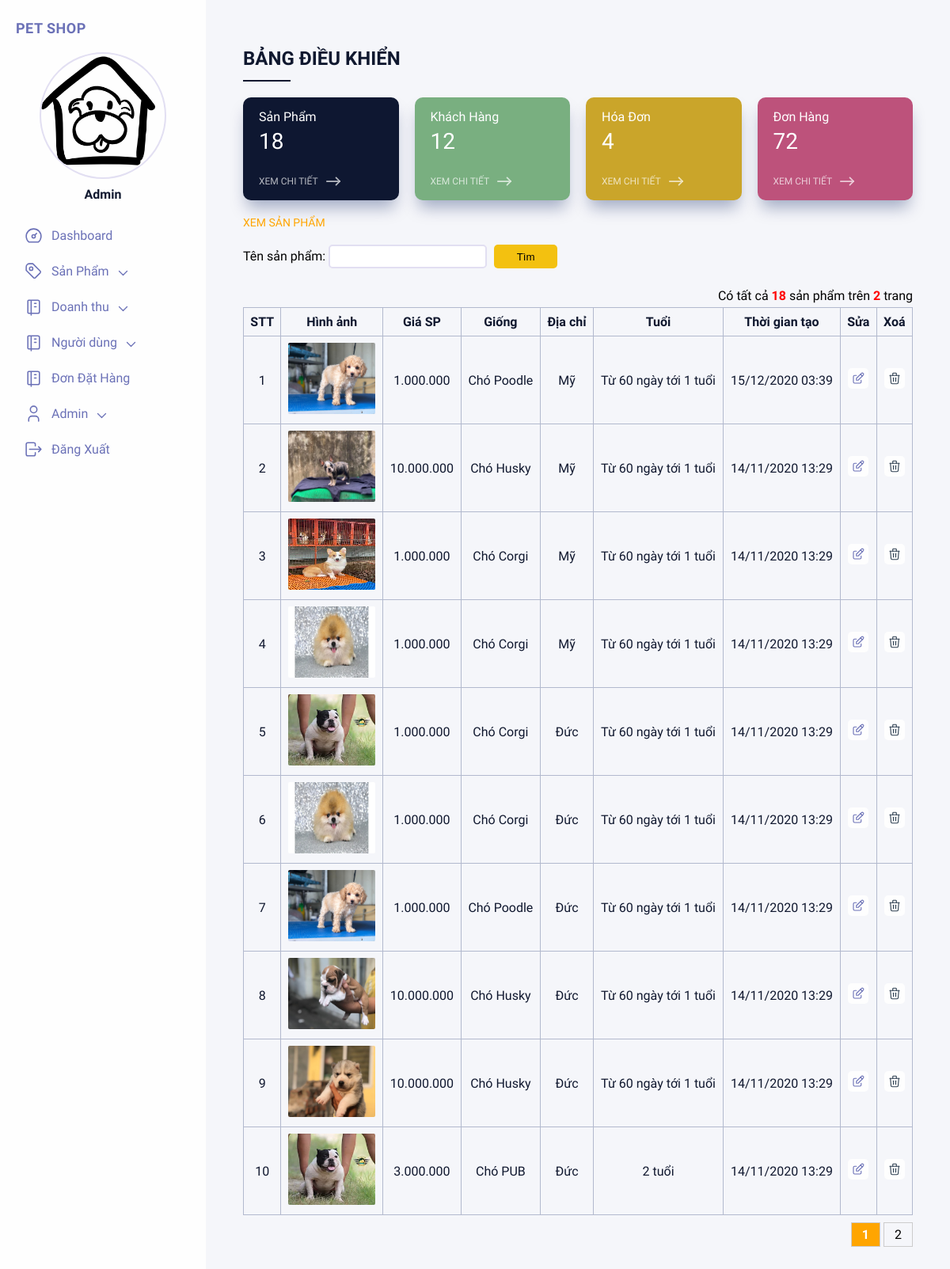
The page /admin/index.php (signed in) on the database its author committed.
### tables this page shows
CREATE TABLE `post` (
  `id` int(11) NOT NULL AUTO_INCREMENT,
  `title` varchar(255) NOT NULL,
  `price` int(255) NOT NULL,
  `kind` varchar(200) NOT NULL,
  `age` varchar(255) NOT NULL,
  `address` varchar(255) NOT NULL,
  `image` varchar(255) NOT NULL,
  `type` int(1) NOT NULL,
  `created_time` varchar(255) NOT NULL,
  `last_updated` varchar(255) NOT NULL,
  PRIMARY KEY (`id`)
);

### admin/index.php (the view, shortened to what this page needs)
<!DOCTYPE html>
<html lang="en">
<head>
    <link rel="stylesheet" href="css/main.css">
</head>
<body>
<?php
include '../config.php';
$config_name = "product";
$config_title = "sản phẩm";
if (!empty($_SESSION['current_admin'])) {
    $item_per_page = (!empty($_GET['per_page'])) ? $_GET['per_page'] : 10;
    $current_page = (!empty($_GET['page'])) ? $_GET['page'] : 1;
    $offset = ($current_page - 1) * $item_per_page;
    if(!empty($kind)){
        $totalRecords = mysqli_query($conn, "select * from post where kind like '%$kind%'");
    }else{
        $totalRecords = mysqli_query($conn, "SELECT * FROM `post`");
    }
    $totalRecords = $totalRecords->num_rows;
    $totalPages = ceil($totalRecords / $item_per_page);
    if(!empty($kind)){
        $products = mysqli_query($conn, "select * from post where kind like '%$kind%' ORDER BY `id` DESC LIMIT " . $item_per_page . " OFFSET " . $offset);
    }else{
        $products = mysqli_query($conn, "SELECT * FROM `post` ORDER BY `id` DESC LIMIT " . $item_per_page . " OFFSET " . $offset);
    }
}else echo "<script>alert('Bạn chưa đăng nhập!');
                location.href='../Sign-In-Sign-Up-Form/index.html'</script>";
    ?>
    <div class="wrapper">
        <div class="container">
            <div class="dashboard">
                <div class="left">
                    <div class="left__content">
                        <div class="left__logo">PET SHOP</div>
                        <div class="left__profile">
                            <div class="left__image"><a href="../index.php"><img src="assets/pet-house-with-a-dog.png" alt=""></a></div>
                            <p class="left__name"><?= $_SESSION['current_user'] ?></p>
                        </div>
                        <ul class="left__menu">
                            <li class="left__menuItem">
                                <a href="xem-san-pham.php" class="left__title"><img src="assets/icon-dashboard.svg" alt="">Dashboard</a>
                            </li>
                            <li class="left__menuItem">
                                <div class="left__title"><img src="assets/icon-tag.svg" alt="">Sản Phẩm<img class="left__iconDown" src="assets/arrow-down.svg" alt=""></div>
                            </li>
                            <li class="left__menuItem">
                                <div class="left__title"><img src="assets/icon-book.svg" alt="">Doanh thu<img class="left__iconDown" src="assets/arrow-down.svg" alt=""></div>
                            </li>
                             <li class="left__menuItem">
                                <div class="left__title"><img src="assets/icon-book.svg" alt="">Người dùng<img class="left__iconDown" src="assets/arrow-down.svg" alt=""></div>
                            </li>
                            <li class="left__menuItem">
                                <a href="./don-hang.php" class="left__title"><img src="assets/icon-book.svg" alt="">Đơn Đặt Hàng</a>
                            </li>
                            <li class="left__menuItem">
                                <div class="left__title"><img src="assets/icon-user.svg" alt="">Admin<img class="left__iconDown" src="assets/arrow-down.svg" alt=""></div>
                            </li>
                            <li class="left__menuItem">
                                <a href="../logout.php" class="left__title"><img src="assets/icon-logout.svg" alt="">Đăng Xuất</a>
                            </li>
                        </ul>
                    </div>
                </div>
                <div class="right">
                    <div class="right__content">
                        <div class="right__title">Bảng điều khiển</div>
                        <div class="right__cards">
                            <a class="right__card" href="xem-san-pham.php">
                                <div class="right__cardTitle">Sản Phẩm</div>
                                <div class="right__cardNumber"><?= $totalRecords?></div>
                                <div class="right__cardDesc">Xem Chi Tiết <img src="assets/arrow-right.svg" alt=""></div>
                            </a>
                            <a class="right__card" href="view_customers.html">
                                <div class="right__cardTitle">Khách Hàng</div>
                                <div class="right__cardNumber">12</div>
                                <div class="right__cardDesc">Xem Chi Tiết <img src="assets/arrow-right.svg" alt=""></div>
                            </a>
                            <a class="right__card" href="view_p_category.html">
                                <div class="right__cardTitle">Hóa Đơn</div>
                                <div class="right__cardNumber">4</div>
                                <div class="right__cardDesc">Xem Chi Tiết <img src="assets/arrow-right.svg" alt=""></div>
                            </a>
                            <a class="right__card" href="./don-hang.php">
                                <div class="right__cardTitle">Đơn Hàng</div>
                                <div class="right__cardNumber">72</div>
                                <div class="right__cardDesc">Xem Chi Tiết <img src="assets/arrow-right.svg" alt=""></div>
                            </a>
                        </div>
                        <p class="right__desc">Xem sản phẩm</p>
                        <div class="right__table">
                             <div class="listing-search">
                                <form id="<?=$config_name?>-search-form" action="xem-san-pham.php?action=search" method="POST">
                                    <fieldset>
                        Tên <?=$config_title?>: <input type="text" name="kind" />
                                        <button type="submit">Tìm</button>
                                    </fieldset>
                                </form>
                            </div>
                             <div class="total-items">
                                <span>Có tất cả <strong><?=$totalRecords?></strong> <?=$config_title?> trên <strong><?=$totalPages?></strong> trang</span>
                            </div>
                            <div class="right__tableWrapper">
                                <table>
                                    <thead>
                                        <tr>
                                            <th>STT</th>
                                            <th>Hình ảnh</th>
                                            <th>Giá SP</th>
                                            <th>Giống</th>
                                             <th>Địa chỉ</th>
                                           <th>Tuổi</th>
                                            <th>Thời gian tạo</th>
                                            <th>Sửa</th>
                                            <th>Xoá</th>
                                        </tr>
                                    </thead>
                <?php
                $stt = 0;
                while ($row = mysqli_fetch_array($products)) {
                    $stt ++;
                ?>
                     <tbody>
                        <tr>
                            <td><?= $stt ?></td>
                            <td id="anhsp"><img src="../<?= $row['image'] ?>" alt="<?= $row['kind'] ?>" title="<?= $row['kind'] ?>"/></td>
                            <td><?=number_format(($row['price']),0,",",".")  ?></td>
                            <td><?= $row['kind'] ?></td>
                            <td><?= $row['address'] ?></td> <td><?= $row['age'] ?></td>
                            <td><?= date('d/m/Y H:i', $row['created_time']) ?></td>
                            <td data-label="Sửa" class="right__iconTable"><a href="./cap-nhat-san-pham.php?id=<?= $row['id'] ?>"><img src="assets/icon-edit.svg" alt=""></a></td>
                            <td data-label="Xoá" class="right__iconTable"><a href="./<?=$config_name?>_delete.php?id=<?= $row['id'] ?>"><img src="assets/icon-trash-black.svg" alt=""></a></td>
                        </tr>
                 <?php } ?>
                                </table>
                                <?php
            include './pagination.php';
            ?>
                            </div>
                        </div>
                    </div>
                </div>
            </div>
        </div>
    </div>
</body>
</html>

### admin/css/main.css (style rules this page uses)
* { margin: 0; padding: 0; list-style: none; border: 0; -webkit-tap-highlight-color: transparent; text-decoration: none; color: inherit; box-sizing: border-box; }
body { font-family: "Muli", sans-serif; background-color: #E2DFF2; }
.wrapper { display: grid; grid-template-columns: 1fr; justify-content: center; align-items: center; height: 100vh; box-sizing: border-box; }
.wrapper .container { width: 100%; max-width: 1440px; height: 100%; margin: 0 auto; transition: all 0.4s ease; overflow: hidden; }
.dashboard { display: flex; background: #f5f6fa; height: 100%; width: 100%; }
.left { background: #fefefe; width: 100%; max-width: 260px; display: flex; justify-content: flex-start; align-items: center; flex-direction: column; transition: all 0.6s 0.2s ease; z-index: 2; overflow-y: scroll; }
.left__content { width: calc(260px - 40px); padding-top: 25px; padding-bottom: 10px; }
.left__logo { display: flex; align-items: center; color: #6b71b7; font-weight: bold; font-size: 18px; letter-spacing: 0.5px; margin-bottom: 20px; transition: all 0.4s 0s ease; }
.left__profile { display: flex; flex-direction: column; justify-content: center; align-items: center; transition: all 0.4s 0s ease; }
.left__image { width: 160px; height: 160px; border-radius: 100%; overflow: hidden; margin-bottom: 10px; border: solid 2px #E2DFF2; cursor: pointer; transition: all 0.4s ease; }
.left__image img { width: 92%; }
.left__name { font-weight: bold; color: #10182F; }
.left__menu { display: flex; flex-direction: column; padding-top: 20px; user-select: none; }
.left__title { padding: 10px; font-size: 16px; border-radius: 4px; cursor: pointer; transition: all 0.2s ease; color: #6b71b7; display: flex; align-items: center; }
.left__title img { width: 25px; margin-right: 10px; }
.left__iconDown { margin-left: 5px; transition: all 0.4s ease; width: 20px; height: 20px; transform: translateY(2px); }
.right { width: 100%; height: 100%; overflow-y: scroll; }
.right__content { padding: 60px 5%; }
.right__title { color: #10182F; font-size: 24px; font-weight: bold; text-transform: uppercase; position: relative; padding-bottom: 15px; margin-bottom: 20px; }
.right__title:before { content: ''; position: absolute; width: 60px; height: 2px; background-color: #10182F; bottom: 0; }
.right__desc { margin-bottom: 20px; text-transform: uppercase; font-size: 14px; color: orange; }
.right__cards { display: grid; grid-template-columns: repeat(4, 1fr); grid-gap: 20px; margin-bottom: 20px; }
.right__card { background-color: #0E1731; border-radius: 10px; color: white; padding: 15px 20px; box-shadow: 0px 14px 20px -5px rgba(4, 26, 90, 0.340773); transition: all 0.3s ease; }
.right__card:nth-child(2) { background-color: #79af80; }
.right__card:nth-child(3) { background-color: #caa52a; }
.right__card:nth-child(4) { background-color: #bd527b; }
.right__cardTitle { font-size: 16px; margin-bottom: 5px; }
.right__cardNumber { font-size: 28px; margin-bottom: 15px; }
.right__cardDesc { text-transform: uppercase; font-size: 12px; display: flex; align-items: center; opacity: 0.7; transform: translateY(5px); }
.right__cardDesc img { width: 28px; margin-left: 5px; }
.right table { border-collapse: collapse; width: 100%; margin-bottom: 10px; }
.right table td, .right table th { border: 1px solid #b2b9ce; text-align: left; padding: 8px; color: #10182F; }
.right table th { text-align: center; }
.right table td { text-align: center; }
.right table td img { width: 60px; border-radius: 2px; }
.right__iconTable { text-align: center !important; }
.right__iconTable img { width: 26px !important; height: 26px; padding: 4px; transition: all 0.2s ease; background-color: #fefefe; border-radius: 5px !important; }
.total-items { margin-bottom: 5px; text-align: right; }
.total-items strong { color: red; }
#anhsp img { width: 110px; height: 90px; }
.listing-search { margin-bottom: 10px; }
.listing-search input { margin-bottom: 15px; height: 30px; width: 200px; border: solid 2px #E2DFF2; margin-right: 5px; border-radius: 5px; }
.listing-search button { width: 80px; min-height: 30px; background-color: #F3C110; border-style: inherit; border-radius: 5px; }
* { box-sizing: border-box; }

### rows shown on the page
post: image (picture), price "1.000.000", kind "Chó Poodle", address "Mỹ", age "Từ 60 ngày tới 1 tuổi", created_time "15/12/2020 03:39"
post: image (picture), price "10.000.000", kind "Chó Husky", address "Mỹ", age "Từ 60 ngày tới 1 tuổi", created_time "14/11/2020 13:29"
post: image (picture), price "1.000.000", kind "Chó Corgi", address "Mỹ", age "Từ 60 ngày tới 1 tuổi", created_time "14/11/2020 13:29"
post: image (picture), price "1.000.000", kind "Chó Corgi", address "Mỹ", age "Từ 60 ngày tới 1 tuổi", created_time "14/11/2020 13:29"
post: image (picture), price "1.000.000", kind "Chó Corgi", address "Đức", age "Từ 60 ngày tới 1 tuổi", created_time "14/11/2020 13:29"
post: image (picture), price "1.000.000", kind "Chó Corgi", address "Đức", age "Từ 60 ngày tới 1 tuổi", created_time "14/11/2020 13:29"
post: image (picture), price "1.000.000", kind "Chó Poodle", address "Đức", age "Từ 60 ngày tới 1 tuổi", created_time "14/11/2020 13:29"
post: image (picture), price "10.000.000", kind "Chó Husky", address "Đức", age "Từ 60 ngày tới 1 tuổi", created_time "14/11/2020 13:29"
post: image (picture), price "10.000.000", kind "Chó Husky", address "Đức", age "Từ 60 ngày tới 1 tuổi", created_time "14/11/2020 13:29"
post: image (picture), price "3.000.000", kind "Chó PUB", address "Đức", age "2 tuổi", created_time "14/11/2020 13:29"

### other values the page prints
$_SESSION['current_user'] "Admin"
$totalRecords "18"
$config_title "sản phẩm"
$totalPages "2"
